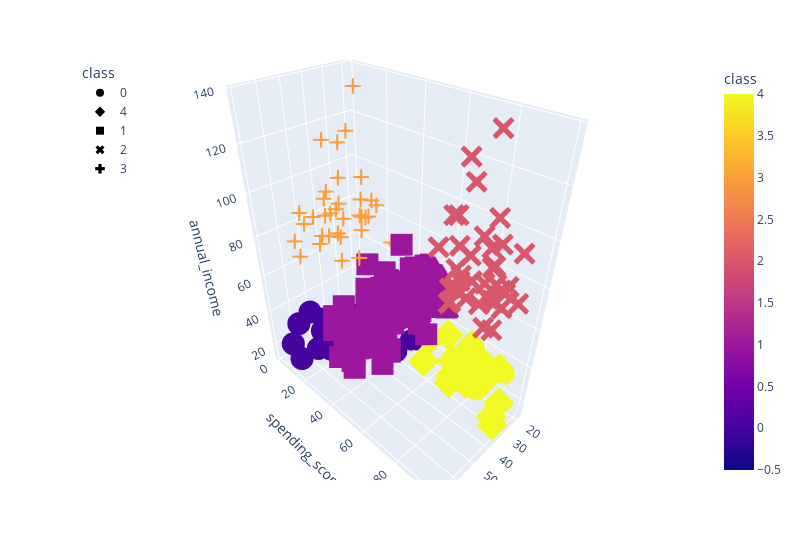
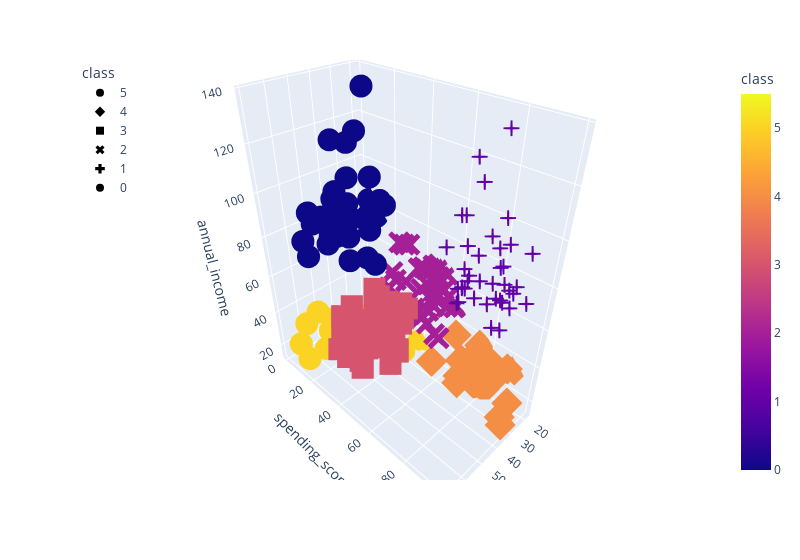

Notebook code for these charts, in order:
### Code cell
inertia = []
k = list(range(1, 11))

# Calculate the inertia for the range of K values
for i in k:
    km = KMeans(n_clusters=i, random_state=0)
    km.fit(df_shopping)
    inertia.append(km.inertia_)
    
def get_clusters(k, data):
    # Create a copy of the DataFrame   
    data = data.copy()       
    # Initialize the K-Means model   
    model = KMeans(n_clusters=k, random_state=0)   
    # Fit the model   
    model.fit(data)   
    # Predict clusters   
    predictions = model.predict(data)   
    # Create return DataFrame with predicted clusters   
    data["class"] = model.labels_   
    return data

five_clusters = get_clusters(5, df_shopping)
six_clusters = get_clusters(6, df_shopping)

# Plot the 3D-scatter with x="Annual Income", y="Spending Score (1-100)" and z="Age"
fig = px.scatter_3d(
    five_clusters,
    x="age",
    y="spending_score",
    z="annual_income",
    color="class",
    symbol="class",
    width=800,
)
fig.update_layout(legend=dict(x=0, y=1))
fig.show()

# Plotting the 3D-Scatter with x="Annual Income", y="Spending Score (1-100)" and z="Age"
fig = px.scatter_3d(
    six_clusters,
    x="age",
    y="spending_score",
    z="annual_income",
    color="class",
    symbol="class",
    width=800,
)
fig.update_layout(legend=dict(x=0, y=1))
fig.show()

### Figure 1 — Plotly figure (JSON) as saved in the notebook; plotly's stock layout.template omitted (floating-point values rounded to 4 significant figures)
{"data": [{"hovertemplate": "class=%{marker.color}<br>age=%{x}<br>spending_score=%{y}<br>annual_income=%{z}<extra></extra>", "legendgroup": "0", "marker": {"color": [0, 0, 0, 0, 0, 0, 0, 0, 0, 0, 0, 0, 0, 0, 0, 0, 0, 0, 0, 0, 0, 0, 0], "coloraxis": "coloraxis", "symbol": "circle"}, "mode": "markers", "name": "0", "scene": "scene", "showlegend": true, "type": "scatter3d", "x": [19, 20, 31, 35, 64, 67, 58, 37, 35, 52, 35, 46, 54, 45, 40, 60, 53, 49, 42, 36, 65, 48, 49], "y": [39, 6, 40, 6, 3, 14, 15, 13, 35, 29, 35, 5, 14, 32, 31, 4, 4, 14, 17, 26, 35, 36, 28], "z": [15, 16, 17, 18, 19, 19, 20, 20, 21, 23, 24, 25, 28, 28, 29, 30, 33, 33, 34, 37, 38, 39, 39]}, {"hovertemplate": "class=%{marker.color}<br>age=%{x}<br>spending_score=%{y}<br>annual_income=%{z}<extra></extra>", "legendgroup": "4", "marker": {"color": [4, 4, 4, 4, 4, 4, 4, 4, 4, 4, 4, 4, 4, 4, 4, 4, 4, 4, 4, 4, 4, 4, 4], "coloraxis": "coloraxis", "symbol": "diamond"}, "mode": "markers", "name": "4", "scene": "scene", "showlegend": true, "type": "scatter3d", "x": [21, 23, 22, 23, 30, 35, 24, 22, 20, 35, 25, 31, 29, 35, 23, 21, 18, 21, 30, 20, 24, 31, 24], "y": [81, 77, 76, 94, 72, 99, 77, 79, 66, 98, 73, 73, 82, 61, 87, 73, 92, 81, 73, 75, 92, 61, 65], "z": [15, 16, 17, 18, 19, 19, 20, 20, 21, 23, 24, 25, 28, 28, 29, 30, 33, 33, 34, 37, 38, 39, 39]}, {"hovertemplate": "class=%{marker.color}<br>age=%{x}<br>spending_score=%{y}<br>annual_income=%{z}<extra></extra>", "legendgroup": "1", "marker": {"color": [1, 1, 1, 1, 1, 1, 1, 1, 1, 1, 1, 1, 1, 1, 1, 1, 1, 1, 1, 1, 1, 1, 1, 1, 1, 1, 1, 1, 1, 1, 1, 1, 1, 1, 1, 1, 1, 1, 1, 1, 1, 1, 1, 1, 1, 1, 1, 1, 1, 1, 1, 1, 1, 1, 1, 1, 1, 1, 1, 1, 1, 1, 1, 1, 1, 1, 1, 1, 1, 1, 1, 1, 1, 1, 1, 1, 1, 1, 1], "coloraxis": "coloraxis", "symbol": "square"}, "mode": "markers", "name": "1", "scene": "scene", "showlegend": true, "type": "scatter3d", "x": [50, 27, 29, 31, 49, 33, 31, 59, 50, 47, 51, 69, 27, 53, 70, 19, 67, 54, 63, 18, 43, 68, 19, 32, 70, 47, 60, 60, 59, 26, 45, 40, 23, 49, 57, 38, 67, 46, 21, 48, 55, 22, 34, 50, 68, 18, 48, 40, 32, 24, 47, 27, 48, 20, 23, 49, 67, 26, 49, 21, 66, 54, 68, 66, 65, 19, 38, 19, 18, 19, 63, 49, 51, 50, 27, 38, 40, 43, 28], "y": [55, 47, 42, 42, 52, 60, 54, 60, 45, 41, 50, 46, 51, 46, 56, 55, 52, 59, 51, 59, 50, 48, 59, 47, 55, 42, 49, 56, 47, 54, 53, 48, 52, 42, 51, 55, 41, 44, 57, 46, 58, 55, 60, 46, 55, 41, 49, 40, 42, 52, 47, 50, 42, 49, 41, 48, 59, 55, 56, 42, 50, 46, 43, 48, 52, 54, 42, 46, 48, 50, 43, 59, 43, 57, 56, 40, 58, 35, 40], "z": [40, 40, 40, 40, 42, 42, 43, 43, 43, 43, 44, 44, 46, 46, 46, 46, 47, 47, 48, 48, 48, 48, 48, 48, 49, 49, 50, 50, 54, 54, 54, 54, 54, 54, 54, 54, 54, 54, 54, 54, 57, 57, 58, 58, 59, 59, 60, 60, 60, 60, 60, 60, 61, 61, 62, 62, 62, 62, 62, 62, 63, 63, 63, 63, 63, 63, 64, 64, 65, 65, 65, 65, 67, 67, 67, 67, 69, 71, 76]}, {"hovertemplate": "class=%{marker.color}<br>age=%{x}<br>spending_score=%{y}<br>annual_income=%{z}<extra></extra>", "legendgroup": "2", "marker": {"color": [2, 2, 2, 2, 2, 2, 2, 2, 2, 2, 2, 2, 2, 2, 2, 2, 2, 2, 2, 2, 2, 2, 2, 2, 2, 2, 2, 2, 2, 2, 2, 2, 2, 2, 2, 2, 2, 2, 2], "coloraxis": "coloraxis", "symbol": "x"}, "mode": "markers", "name": "2", "scene": "scene", "showlegend": true, "type": "scatter3d", "x": [39, 31, 40, 38, 39, 31, 29, 32, 35, 32, 32, 28, 32, 34, 39, 38, 27, 30, 30, 29, 31, 36, 33, 32, 28, 36, 30, 27, 35, 32, 29, 30, 28, 36, 32, 38, 35, 32, 30], "y": [91, 77, 95, 75, 75, 71, 88, 73, 72, 93, 87, 97, 74, 90, 88, 76, 89, 78, 73, 83, 93, 75, 95, 63, 75, 92, 86, 69, 90, 86, 88, 97, 68, 85, 69, 91, 79, 74, 83], "z": [69, 70, 71, 71, 71, 72, 73, 73, 74, 75, 76, 77, 77, 78, 78, 78, 78, 78, 78, 79, 81, 85, 86, 87, 87, 87, 88, 88, 93, 97, 98, 99, 101, 103, 103, 113, 120, 126, 137]}, {"hovertemplate": "class=%{marker.color}<br>age=%{x}<br>spending_score=%{y}<br>annual_income=%{z}<extra></extra>", "legendgroup": "3", "marker": {"color": [3, 3, 3, 3, 3, 3, 3, 3, 3, 3, 3, 3, 3, 3, 3, 3, 3, 3, 3, 3, 3, 3, 3, 3, 3, 3, 3, 3, 3, 3, 3, 3, 3, 3, 3, 3], "coloraxis": "coloraxis", "symbol": "cross"}, "mode": "markers", "name": "3", "scene": "scene", "showlegend": true, "type": "scatter3d", "x": [23, 59, 47, 25, 20, 44, 19, 57, 25, 48, 34, 43, 44, 47, 37, 34, 56, 19, 50, 42, 36, 40, 36, 52, 58, 59, 37, 46, 41, 54, 41, 34, 33, 47, 45, 32], "y": [29, 11, 9, 34, 5, 7, 10, 5, 12, 36, 22, 17, 20, 16, 1, 1, 35, 5, 26, 20, 27, 13, 10, 13, 15, 14, 32, 15, 39, 24, 17, 23, 8, 16, 28, 18], "z": [70, 71, 71, 72, 73, 73, 74, 75, 77, 77, 78, 78, 78, 78, 78, 78, 79, 81, 85, 86, 87, 87, 87, 88, 88, 93, 97, 98, 99, 101, 103, 103, 113, 120, 126, 137]}], "layout": {"coloraxis": {"colorbar": {"title": {"text": "class"}}, "colorscale": [[0, "#0d0887"], [0.1111, "#46039f"], [0.2222, "#7201a8"], [0.3333, "#9c179e"], [0.4444, "#bd3786"], [0.5556, "#d8576b"], [0.6667, "#ed7953"], [0.7778, "#fb9f3a"], [0.8889, "#fdca26"], [1, "#f0f921"]]}, "legend": {"title": {"text": "class"}, "tracegroupgap": 0, "x": 0, "y": 1}, "margin": {"t": 60}, "scene": {"domain": {"x": [0, 1], "y": [0, 1]}, "xaxis": {"title": {"text": "age"}}, "yaxis": {"title": {"text": "spending_score"}}, "zaxis": {"title": {"text": "annual_income"}}}, "width": 800}}

### Figure 2 — Plotly figure (JSON) as saved in the notebook; plotly's stock layout.template omitted (floating-point values rounded to 4 significant figures)
{"data": [{"hovertemplate": "class=%{marker.color}<br>age=%{x}<br>spending_score=%{y}<br>annual_income=%{z}<extra></extra>", "legendgroup": "5", "marker": {"color": [5, 5, 5, 5, 5, 5, 5, 5, 5, 5, 5, 5, 5, 5, 5, 5, 5, 5, 5, 5, 5], "coloraxis": "coloraxis", "symbol": "circle"}, "mode": "markers", "name": "5", "scene": "scene", "showlegend": true, "type": "scatter3d", "x": [19, 20, 31, 35, 64, 67, 58, 37, 35, 52, 35, 46, 54, 45, 40, 60, 53, 49, 42, 36, 49], "y": [39, 6, 40, 6, 3, 14, 15, 13, 35, 29, 35, 5, 14, 32, 31, 4, 4, 14, 17, 26, 28], "z": [15, 16, 17, 18, 19, 19, 20, 20, 21, 23, 24, 25, 28, 28, 29, 30, 33, 33, 34, 37, 39]}, {"hovertemplate": "class=%{marker.color}<br>age=%{x}<br>spending_score=%{y}<br>annual_income=%{z}<extra></extra>", "legendgroup": "4", "marker": {"color": [4, 4, 4, 4, 4, 4, 4, 4, 4, 4, 4, 4, 4, 4, 4, 4, 4, 4, 4, 4, 4, 4], "coloraxis": "coloraxis", "symbol": "diamond"}, "mode": "markers", "name": "4", "scene": "scene", "showlegend": true, "type": "scatter3d", "x": [21, 23, 22, 23, 30, 35, 24, 22, 20, 35, 25, 31, 29, 35, 23, 21, 18, 21, 30, 20, 24, 24], "y": [81, 77, 76, 94, 72, 99, 77, 79, 66, 98, 73, 73, 82, 61, 87, 73, 92, 81, 73, 75, 92, 65], "z": [15, 16, 17, 18, 19, 19, 20, 20, 21, 23, 24, 25, 28, 28, 29, 30, 33, 33, 34, 37, 38, 39]}, {"hovertemplate": "class=%{marker.color}<br>age=%{x}<br>spending_score=%{y}<br>annual_income=%{z}<extra></extra>", "legendgroup": "3", "marker": {"color": [3, 3, 3, 3, 3, 3, 3, 3, 3, 3, 3, 3, 3, 3, 3, 3, 3, 3, 3, 3, 3, 3, 3, 3, 3, 3, 3, 3, 3, 3, 3, 3, 3, 3, 3, 3, 3, 3, 3, 3, 3, 3, 3, 3, 3], "coloraxis": "coloraxis", "symbol": "square"}, "mode": "markers", "name": "3", "scene": "scene", "showlegend": true, "type": "scatter3d", "x": [65, 48, 50, 49, 59, 50, 47, 51, 69, 53, 70, 67, 54, 63, 43, 68, 70, 47, 60, 60, 59, 45, 49, 57, 67, 46, 48, 55, 50, 68, 48, 47, 48, 49, 67, 49, 66, 54, 68, 66, 65, 63, 49, 51, 50], "y": [35, 36, 55, 52, 60, 45, 41, 50, 46, 46, 56, 52, 59, 51, 50, 48, 55, 42, 49, 56, 47, 53, 42, 51, 41, 44, 46, 58, 46, 55, 49, 47, 42, 48, 59, 56, 50, 46, 43, 48, 52, 43, 59, 43, 57], "z": [38, 39, 40, 42, 43, 43, 43, 44, 44, 46, 46, 47, 47, 48, 48, 48, 49, 49, 50, 50, 54, 54, 54, 54, 54, 54, 54, 57, 58, 59, 60, 60, 61, 62, 62, 62, 63, 63, 63, 63, 63, 65, 65, 67, 67]}, {"hovertemplate": "class=%{marker.color}<br>age=%{x}<br>spending_score=%{y}<br>annual_income=%{z}<extra></extra>", "legendgroup": "2", "marker": {"color": [2, 2, 2, 2, 2, 2, 2, 2, 2, 2, 2, 2, 2, 2, 2, 2, 2, 2, 2, 2, 2, 2, 2, 2, 2, 2, 2, 2, 2, 2, 2, 2, 2, 2, 2, 2, 2, 2], "coloraxis": "coloraxis", "symbol": "x"}, "mode": "markers", "name": "2", "scene": "scene", "showlegend": true, "type": "scatter3d", "x": [31, 27, 29, 31, 33, 31, 27, 19, 18, 19, 32, 26, 40, 23, 38, 21, 22, 34, 18, 40, 32, 24, 27, 20, 23, 26, 21, 19, 38, 19, 18, 19, 27, 38, 40, 23, 25, 28], "y": [61, 47, 42, 42, 60, 54, 51, 55, 59, 59, 47, 54, 48, 52, 55, 57, 55, 60, 41, 40, 42, 52, 50, 49, 41, 55, 42, 54, 42, 46, 48, 50, 56, 40, 58, 29, 34, 40], "z": [39, 40, 40, 40, 42, 43, 46, 46, 48, 48, 48, 54, 54, 54, 54, 54, 57, 58, 59, 60, 60, 60, 60, 61, 62, 62, 62, 63, 64, 64, 65, 65, 67, 67, 69, 70, 72, 76]}, {"hovertemplate": "class=%{marker.color}<br>age=%{x}<br>spending_score=%{y}<br>annual_income=%{z}<extra></extra>", "legendgroup": "1", "marker": {"color": [1, 1, 1, 1, 1, 1, 1, 1, 1, 1, 1, 1, 1, 1, 1, 1, 1, 1, 1, 1, 1, 1, 1, 1, 1, 1, 1, 1, 1, 1, 1, 1, 1, 1, 1, 1, 1, 1, 1], "coloraxis": "coloraxis", "symbol": "cross"}, "mode": "markers", "name": "1", "scene": "scene", "showlegend": true, "type": "scatter3d", "x": [39, 31, 40, 38, 39, 31, 29, 32, 35, 32, 32, 28, 32, 34, 39, 38, 27, 30, 30, 29, 31, 36, 33, 32, 28, 36, 30, 27, 35, 32, 29, 30, 28, 36, 32, 38, 35, 32, 30], "y": [91, 77, 95, 75, 75, 71, 88, 73, 72, 93, 87, 97, 74, 90, 88, 76, 89, 78, 73, 83, 93, 75, 95, 63, 75, 92, 86, 69, 90, 86, 88, 97, 68, 85, 69, 91, 79, 74, 83], "z": [69, 70, 71, 71, 71, 72, 73, 73, 74, 75, 76, 77, 77, 78, 78, 78, 78, 78, 78, 79, 81, 85, 86, 87, 87, 87, 88, 88, 93, 97, 98, 99, 101, 103, 103, 113, 120, 126, 137]}, {"hovertemplate": "class=%{marker.color}<br>age=%{x}<br>spending_score=%{y}<br>annual_income=%{z}<extra></extra>", "legendgroup": "0", "marker": {"color": [0, 0, 0, 0, 0, 0, 0, 0, 0, 0, 0, 0, 0, 0, 0, 0, 0, 0, 0, 0, 0, 0, 0, 0, 0, 0, 0, 0, 0, 0, 0, 0, 0, 0, 0], "coloraxis": "coloraxis", "symbol": "circle"}, "mode": "markers", "name": "0", "scene": "scene", "showlegend": true, "type": "scatter3d", "x": [43, 59, 47, 20, 44, 19, 57, 25, 48, 34, 43, 44, 47, 37, 34, 56, 19, 50, 42, 36, 40, 36, 52, 58, 59, 37, 46, 41, 54, 41, 34, 33, 47, 45, 32], "y": [35, 11, 9, 5, 7, 10, 5, 12, 36, 22, 17, 20, 16, 1, 1, 35, 5, 26, 20, 27, 13, 10, 13, 15, 14, 32, 15, 39, 24, 17, 23, 8, 16, 28, 18], "z": [71, 71, 71, 73, 73, 74, 75, 77, 77, 78, 78, 78, 78, 78, 78, 79, 81, 85, 86, 87, 87, 87, 88, 88, 93, 97, 98, 99, 101, 103, 103, 113, 120, 126, 137]}], "layout": {"coloraxis": {"colorbar": {"title": {"text": "class"}}, "colorscale": [[0, "#0d0887"], [0.1111, "#46039f"], [0.2222, "#7201a8"], [0.3333, "#9c179e"], [0.4444, "#bd3786"], [0.5556, "#d8576b"], [0.6667, "#ed7953"], [0.7778, "#fb9f3a"], [0.8889, "#fdca26"], [1, "#f0f921"]]}, "legend": {"title": {"text": "class"}, "tracegroupgap": 0, "x": 0, "y": 1}, "margin": {"t": 60}, "scene": {"domain": {"x": [0, 1], "y": [0, 1]}, "xaxis": {"title": {"text": "age"}}, "yaxis": {"title": {"text": "spending_score"}}, "zaxis": {"title": {"text": "annual_income"}}}, "width": 800}}
